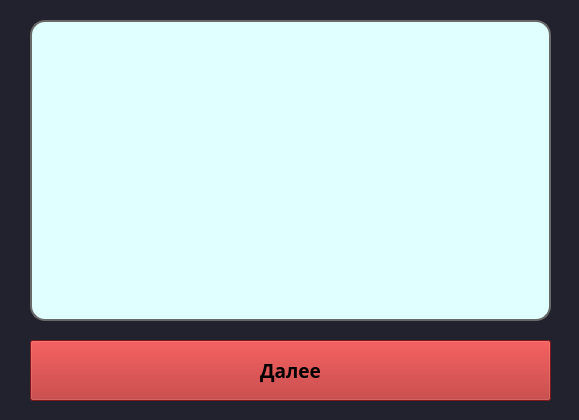
<?xml version="1.0" encoding="UTF-8"?>
<ui version="4.0">
 <class>Form</class>
 <widget class="QWidget" name="Form">
  <property name="geometry">
   <rect>
    <x>0</x>
    <y>0</y>
    <width>579</width>
    <height>420</height>
   </rect>
  </property>
  <property name="windowTitle">
   <string>Инструкция</string>
  </property>
  <property name="styleSheet">
   <string notr="true">background-color: #22222e</string>
  </property>
  <widget class="QTextEdit" name="text1">
   <property name="enabled">
    <bool>false</bool>
   </property>
   <property name="geometry">
    <rect>
     <x>30</x>
     <y>20</y>
     <width>521</width>
     <height>301</height>
    </rect>
   </property>
   <property name="font">
    <font>
     <family>Sylfaen</family>
     <pointsize>12</pointsize>
    </font>
   </property>
   <property name="styleSheet">
    <string notr="true">background-color:#E0FFFF;
border: 2px solid #696969;
border-radius: 15px;</string>
   </property>
  </widget>
  <widget class="QPushButton" name="next1_btn">
   <property name="geometry">
    <rect>
     <x>30</x>
     <y>340</y>
     <width>521</width>
     <height>61</height>
    </rect>
   </property>
   <property name="font">
    <font>
     <family>Microsoft YaHei</family>
     <pointsize>14</pointsize>
     <weight>75</weight>
     <bold>true</bold>
    </font>
   </property>
   <property name="styleSheet">
    <string notr="true">background-color:#B22222</string>
   </property>
   <property name="text">
    <string>Далее</string>
   </property>
  </widget>
 </widget>
 <resources/>
 <connections/>
</ui>
